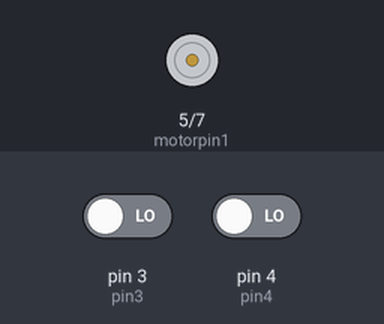
The sketch below on a simulated Arduino Uno, built with avr-gcc and run on an emulated ATmega328P. Parts: motor-driver pin pairs drawn as motors (green arrow = first pin HIGH = forward, orange = second pin HIGH = backward, longer = more drive). Inputs (shaded band) come from the test bench; at power-on: pin 4 (pin4) LOW, pin 3 (pin3) LOW.

Above: at 1.8 s.
1.9 s: pin 4 (pin4) driven HIGH
At 2.4 s:
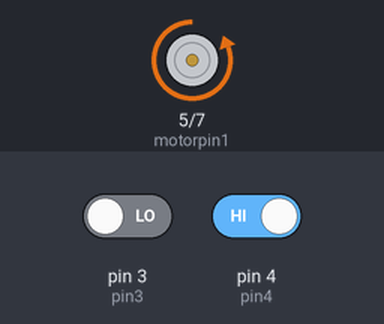
4.9 s: pin 3 (pin3) driven HIGH
7.9 s: pin 3 (pin3) driven LOW
10.9 s: pin 4 (pin4) driven LOW
At 11.6 s:
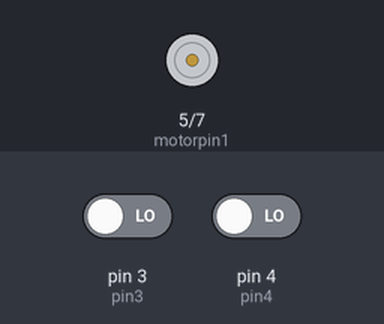
Timing chart, 0 to 13.4 s (numbered marks = the images above; inputs shaded):
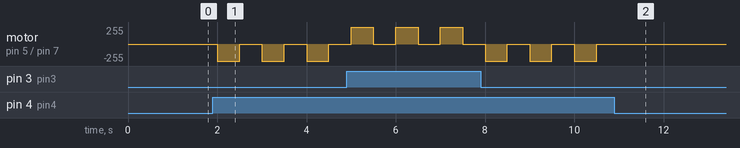

The sketch:

L293.ino
```cpp
int motorpin1 = 5;                  //define digital output pin no.
int motorpin2 = 7;                  //define digital output pin no.
bool rotation = false;
int pin3 = 3;
int pin4 = 4;
bool on = false;

void setup()
{
  Serial.begin(9600);               //  setup serial
  pinMode(motorpin1,OUTPUT);        //set pin 3 as output
  pinMode(motorpin2,OUTPUT);        // set pin 4 as output
  pinMode(pin3,INPUT);
  pinMode(pin4,INPUT);
}
void loop()
{
   if (digitalRead(pin3) == HIGH)
     rotation = not rotation;
   if (digitalRead(pin4) == HIGH)
       on = not on;

  if (on)
      if (rotation)
      {
        digitalWrite(motorpin2,LOW);
        digitalWrite(motorpin1,HIGH);
      }
      else
      {
        digitalWrite(motorpin1,LOW);
        digitalWrite(motorpin2,HIGH);
      }
   else
   {
       digitalWrite(motorpin1,LOW);
       digitalWrite(motorpin2,LOW);
   }

  delay(500);

}
```

Measured:
- after the input at 1.9 s, motor on pin 5 (motorpin1) / pin 7 (motorpin2): alternates backward 255/255 for 0.50 s and stopped for 0.50 s, starting after 0.10 s
- after the input at 10.9 s, motor on pin 5 (motorpin1) / pin 7 (motorpin2): stops changing and stays stopped
